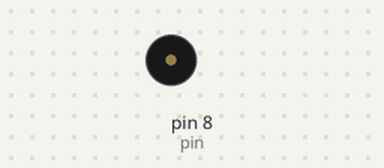
Bench run of a sketch on a simulated Arduino Uno, built with avr-gcc and run on an emulated ATmega328P. Parts: buzzer (waves = sounding).

Above: at 0.85 s.
At 7.35 s:
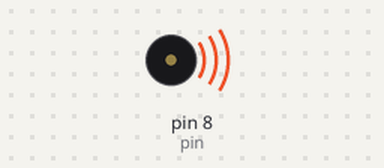
Timing chart, 0 to 7.7 s (numbered marks = the images above):
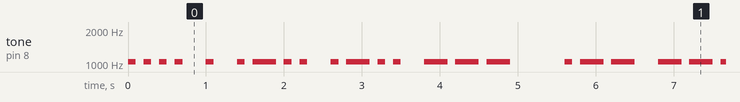

Measured:
- by itself, tone on pin 8 (pin): plays 1047 Hz for 0.10 s, 1047 Hz for 0.10 s, 1047 Hz for 0.10 s, 1047 Hz for 0.10 s, 1047 Hz for 0.10 s, 1047 Hz for 0.10 s … (353 notes in this stretch)

The sketch:

Projecte7.2.ino
```cpp
/******************************************************************************
**   Projecte 7.2 Entrades/Sortides Analògiques.                             **
**   Aquest programa permet reproduir paraules en morse.                     **
**   Aquest programa requereix un montatge físic amb un altaveu.             **
******************************************************************************/

//****** Includes *************************************************************

//****** Variables ************************************************************
// pin for speaker
const int pin = 8;

int note = 1047;
int velocitat = 10;

//****** Setup ****************************************************************
void setup()
{
}

//****** Loop *****************************************************************
void loop()
{
  //H   ** HELLO WORLD **
  punt();
  punt();
  punt();
  punt();
  //Espai entre lletres
  espaiL();
  //E
  punt();
  //Espai entre lletres
  espaiL();
  //L
  punt();
  ratlla();
  punt();
  punt();
  //Espai entre lletres
  espaiL();
  //L
  punt();
  ratlla();
  punt();
  punt();
  //Espai entre lletres
  espaiL();
  //O
  ratlla();
  ratlla();
  ratlla();
  //Espai entre paraules
  espaiP();

  //W
  punt();
  ratlla();
  ratlla();
  //Espai entre lletres
  espaiL();
  //O
  ratlla();
  ratlla();
  ratlla();
  //Espai entre lletres
  espaiL();
  //R
  punt();
  ratlla();
  punt();
  //Espai entre lletres
  espaiL();
  //L
  punt();
  ratlla();
  punt();
  punt();
  //Espai entre lletres
  espaiL();
  //D
  ratlla();
  punt();
  punt();
  //Espai entre paraules
  espaiP();
}

//****** Funcions *************************************************************
void punt()
{
  tone(pin, note, 1000 / velocitat);
  delay(1000 / velocitat);
  delay(1000 / velocitat);
}

void ratlla()
{
  tone(pin, note, 3 * (1000 / velocitat));
  delay(3 * (1000 / velocitat));
  delay(1000 / velocitat);
}

void espaiL()  //Espai entre lletres
{
  delay(2 * (1000 / velocitat));
}

void espaiP()  //Espai entre paraules
{
  delay(6 * (1000 / velocitat));
}
```
